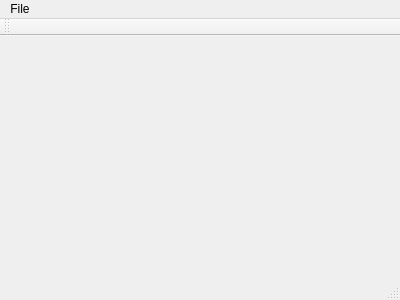
<?xml version="1.0" encoding="UTF-8"?>
<ui version="4.0">
 <class>MainWindow</class>
 <widget class="QMainWindow" name="MainWindow">
  <property name="geometry">
   <rect>
    <x>0</x>
    <y>0</y>
    <width>400</width>
    <height>300</height>
   </rect>
  </property>
  <property name="windowTitle">
   <string>MainWindow</string>
  </property>
  <widget class="QWidget" name="centralWidget"/>
  <widget class="QMenuBar" name="menuBar">
   <property name="geometry">
    <rect>
     <x>0</x>
     <y>0</y>
     <width>400</width>
     <height>25</height>
    </rect>
   </property>
   <widget class="QMenu" name="menuHier_ist_ein_text">
    <property name="title">
     <string>File</string>
    </property>
    <addaction name="actionOpen"/>
   </widget>
   <addaction name="menuHier_ist_ein_text"/>
  </widget>
  <widget class="QToolBar" name="mainToolBar">
   <attribute name="toolBarArea">
    <enum>TopToolBarArea</enum>
   </attribute>
   <attribute name="toolBarBreak">
    <bool>false</bool>
   </attribute>
  </widget>
  <widget class="QStatusBar" name="statusBar"/>
  <action name="actionOpen">
   <property name="text">
    <string>Open</string>
   </property>
  </action>
 </widget>
 <layoutdefault spacing="6" margin="11"/>
 <resources/>
 <connections/>
</ui>
